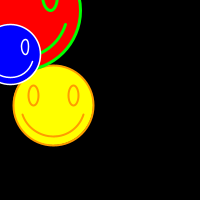
Frame 1 (no input)
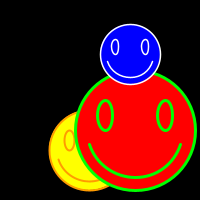
Frame 60 (the mouse pressed at the canvas centre just before this capture)
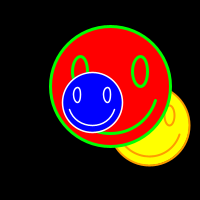
Frame 120 (the mouse held since frame 60 and released just before this capture)

The Processing sketch that drew these frames (run headless with seeded random() and noise(); from frame 60 on, the mouse is pressed at the canvas centre):

// Processing sketch: task2
// ── task2.pde
// Add your code for this task below
HappyFace face1 = new HappyFace(50, 100, 40, color(255, 255, 0), color(255, 155, 0), 3, 5);
HappyFace face2 = new HappyFace(20, 10, 60, color(255, 0, 0), color(0, 255, 0), 5, 2);
HappyFace face3 = new HappyFace(10, 50, 30, color(0, 0, 255), color(255, 255, 255), 2, 4);

void setup() {
  size(200, 200);
}

void draw() {
  background(0);
  
  face1.move();
  face2.move();
  face3.move();
  
  face1.display();
  face2.display();
  face3.display();
  face1.bounce();
  face2.bounce();
  face3.bounce();
}

class HappyFace {
  float x, y, r, dx, dy;
  color fillColor, outlineColor;
  
  HappyFace() {
    this.r = 50;
    this.x = r;
    this.y = r;
    this.dx = 0;
    this.dy = 0;
    this.fillColor = color(255, 255, 0);
    this.outlineColor = color(255, 155, 0);
  }
  
  HappyFace(float x, float y, float r, color fillColor, color outlineColor, float dx, float dy) {
    this.x = x;
    this.y = y;
    this.r = r;
    this.fillColor = fillColor;
    this.outlineColor = outlineColor;
    this.dx = dx;
    this.dy = dy;
  }
  
  void display() {
    ellipseMode(CENTER);
    fill(fillColor);
    stroke(outlineColor);
    strokeWeight(r/20);
    ellipse(x,y,2*r,2*r); //face
    arc(x,y,1.6*r,1.6*r,.1*PI,.9*PI); //mouth
    ellipse(x+r/2,y-r/4,r/4,r/2); //right eye
    ellipse(x-r/2,y-r/4,r/4,r/2); //left eye
  }
  
  void move() {
    x += dx;
    y += dy;
    this.bounce();
  }
  void bounce(){
    if ( x > width-r || x < r ) {
      dx = -dx;
      x += dx;

    }
    
    if (y > height-r || y < r) {
      dy = -dy;
      y += dy;

    }
  }
}
